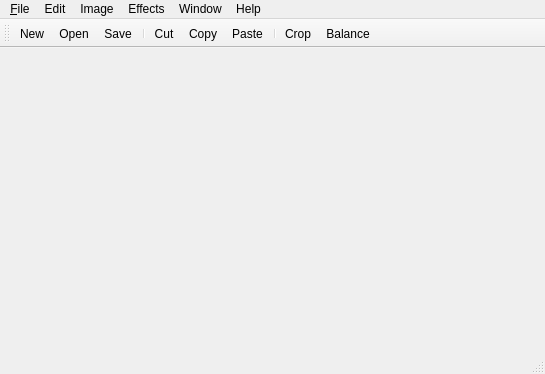
<?xml version="1.0" encoding="UTF-8"?>
<ui version="4.0">
 <class>MainWindow</class>
 <widget class="QMainWindow" name="MainWindow">
  <property name="geometry">
   <rect>
    <x>0</x>
    <y>0</y>
    <width>545</width>
    <height>374</height>
   </rect>
  </property>
  <property name="windowTitle">
   <string>MainWindow</string>
  </property>
  <widget class="QWidget" name="centralWidget"/>
  <widget class="QMenuBar" name="menuBar">
   <property name="geometry">
    <rect>
     <x>0</x>
     <y>0</y>
     <width>545</width>
     <height>21</height>
    </rect>
   </property>
   <widget class="QMenu" name="menuProgram_1">
    <property name="title">
     <string>&amp;File</string>
    </property>
    <addaction name="action_File"/>
    <addaction name="actionOpen"/>
    <addaction name="actionClose"/>
    <addaction name="separator"/>
    <addaction name="actionSave"/>
    <addaction name="actionSave_As"/>
    <addaction name="actionRevert"/>
    <addaction name="separator"/>
    <addaction name="actionProperties"/>
    <addaction name="separator"/>
    <addaction name="actionExit"/>
   </widget>
   <widget class="QMenu" name="menuEdit">
    <property name="title">
     <string>Edit</string>
    </property>
    <addaction name="actionUndo"/>
    <addaction name="actionRedo"/>
    <addaction name="separator"/>
    <addaction name="actionCut"/>
    <addaction name="actionCopy"/>
    <addaction name="actionPaste"/>
    <addaction name="actionPaste_New_Image"/>
   </widget>
   <widget class="QMenu" name="menuImage">
    <property name="title">
     <string>Image</string>
    </property>
    <addaction name="actionCrop"/>
    <addaction name="actionResize"/>
    <addaction name="actionRotate"/>
    <addaction name="separator"/>
    <addaction name="actionBalance"/>
   </widget>
   <widget class="QMenu" name="menuEffects">
    <property name="title">
     <string>Effects</string>
    </property>
    <addaction name="actionSharpen"/>
    <addaction name="actionSoften"/>
    <addaction name="actionNegative"/>
    <addaction name="actionDespeckle"/>
    <addaction name="actionPosterize"/>
    <addaction name="actionEdge"/>
    <addaction name="actionEmboss"/>
   </widget>
   <widget class="QMenu" name="menuWindow">
    <property name="title">
     <string>Window</string>
    </property>
    <addaction name="actionTile"/>
    <addaction name="actionCascade"/>
   </widget>
   <widget class="QMenu" name="menuHel">
    <property name="title">
     <string>Help</string>
    </property>
    <addaction name="actionAbout"/>
   </widget>
   <addaction name="menuProgram_1"/>
   <addaction name="menuEdit"/>
   <addaction name="menuImage"/>
   <addaction name="menuEffects"/>
   <addaction name="menuWindow"/>
   <addaction name="menuHel"/>
  </widget>
  <widget class="QToolBar" name="mainToolBar">
   <attribute name="toolBarArea">
    <enum>TopToolBarArea</enum>
   </attribute>
   <attribute name="toolBarBreak">
    <bool>false</bool>
   </attribute>
   <addaction name="action_File"/>
   <addaction name="actionOpen"/>
   <addaction name="actionSave"/>
   <addaction name="separator"/>
   <addaction name="actionCut"/>
   <addaction name="actionCopy"/>
   <addaction name="actionPaste"/>
   <addaction name="separator"/>
   <addaction name="actionCrop"/>
   <addaction name="actionBalance"/>
  </widget>
  <widget class="QStatusBar" name="statusBar"/>
  <action name="action_File">
   <property name="icon">
    <iconset>
     <normaloff>images/new.png</normaloff>images/new.png</iconset>
   </property>
   <property name="text">
    <string>&amp;New...</string>
   </property>
   <property name="toolTip">
    <string>&amp;New</string>
   </property>
   <property name="statusTip">
    <string>Create a new image.</string>
   </property>
   <property name="shortcut">
    <string>Ctrl+N</string>
   </property>
   <property name="iconVisibleInMenu">
    <bool>true</bool>
   </property>
  </action>
  <action name="actionSave">
   <property name="icon">
    <iconset>
     <normaloff>images/save.png</normaloff>images/save.png</iconset>
   </property>
   <property name="text">
    <string>Save</string>
   </property>
   <property name="shortcut">
    <string>Ctrl+S</string>
   </property>
  </action>
  <action name="actionOpen">
   <property name="icon">
    <iconset>
     <normaloff>images/open.png</normaloff>images/open.png</iconset>
   </property>
   <property name="text">
    <string>Open...</string>
   </property>
   <property name="shortcut">
    <string>Ctrl+O</string>
   </property>
  </action>
  <action name="actionRevert">
   <property name="text">
    <string>Revert</string>
   </property>
   <property name="shortcut">
    <string>Ctrl+R</string>
   </property>
  </action>
  <action name="actionClose">
   <property name="text">
    <string>Close</string>
   </property>
  </action>
  <action name="actionSave_As">
   <property name="text">
    <string>Save As...</string>
   </property>
   <property name="shortcut">
    <string>Ctrl+Shift+S</string>
   </property>
  </action>
  <action name="actionProperties">
   <property name="text">
    <string>Properties</string>
   </property>
  </action>
  <action name="actionCut">
   <property name="icon">
    <iconset>
     <normaloff>images/cut.png</normaloff>images/cut.png</iconset>
   </property>
   <property name="text">
    <string>Cut</string>
   </property>
   <property name="shortcut">
    <string>Ctrl+X</string>
   </property>
  </action>
  <action name="actionCopy">
   <property name="icon">
    <iconset>
     <normaloff>images/copy.png</normaloff>images/copy.png</iconset>
   </property>
   <property name="text">
    <string>Copy</string>
   </property>
   <property name="shortcut">
    <string>Ctrl+C</string>
   </property>
  </action>
  <action name="actionPaste">
   <property name="icon">
    <iconset>
     <normaloff>images/paste.png</normaloff>images/paste.png</iconset>
   </property>
   <property name="text">
    <string>Paste</string>
   </property>
   <property name="shortcut">
    <string>Ctrl+V</string>
   </property>
  </action>
  <action name="actionPaste_New_Image">
   <property name="text">
    <string>Paste as New Image</string>
   </property>
  </action>
  <action name="actionCrop">
   <property name="enabled">
    <bool>true</bool>
   </property>
   <property name="text">
    <string>Crop...</string>
   </property>
   <property name="visible">
    <bool>true</bool>
   </property>
   <property name="iconVisibleInMenu">
    <bool>true</bool>
   </property>
  </action>
  <action name="actionResize">
   <property name="text">
    <string>Resize...</string>
   </property>
  </action>
  <action name="actionRotate">
   <property name="text">
    <string>Rotate...</string>
   </property>
  </action>
  <action name="actionBalance">
   <property name="text">
    <string>Balance...</string>
   </property>
  </action>
  <action name="actionSharpen">
   <property name="text">
    <string>Sharpen</string>
   </property>
  </action>
  <action name="actionSoften">
   <property name="text">
    <string>Soften</string>
   </property>
  </action>
  <action name="actionNegative">
   <property name="text">
    <string>Negative</string>
   </property>
  </action>
  <action name="actionDespeckle">
   <property name="text">
    <string>Despeckle</string>
   </property>
  </action>
  <action name="actionPosterize">
   <property name="text">
    <string>Posterize</string>
   </property>
  </action>
  <action name="actionEdge">
   <property name="text">
    <string>Edge</string>
   </property>
  </action>
  <action name="actionEmboss">
   <property name="text">
    <string>Emboss</string>
   </property>
  </action>
  <action name="actionTile">
   <property name="text">
    <string>Tile</string>
   </property>
  </action>
  <action name="actionCascade">
   <property name="text">
    <string>Cascade</string>
   </property>
  </action>
  <action name="actionAbout">
   <property name="text">
    <string>About</string>
   </property>
  </action>
  <action name="actionExit">
   <property name="text">
    <string>Exit</string>
   </property>
  </action>
  <action name="actionUndo">
   <property name="text">
    <string>Undo</string>
   </property>
   <property name="shortcut">
    <string>Ctrl+Z</string>
   </property>
  </action>
  <action name="actionRedo">
   <property name="text">
    <string>Redo</string>
   </property>
   <property name="shortcut">
    <string>Ctrl+Y</string>
   </property>
  </action>
 </widget>
 <layoutdefault spacing="6" margin="11"/>
 <resources/>
 <connections/>
 <slots>
  <slot>test()</slot>
 </slots>
</ui>
